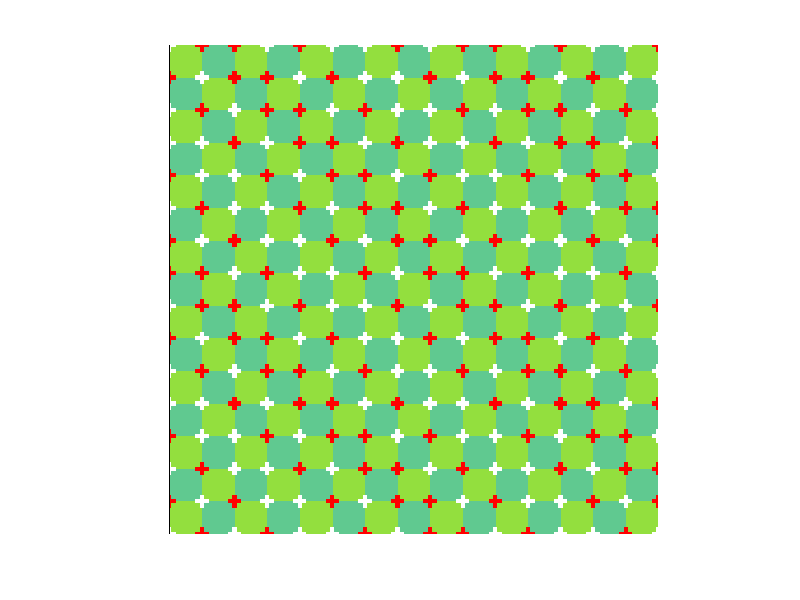

This figure's MATLAB source:
%% moving_squares_illusion.m
%% written on March 4, 2021
%% by Haley Seo and Shirley Dong
%% This script creates the moving squares illusion

% creating the background grid
dark_green = zeros(100,100,3);
dark_green(:,:,1) = 0.3765;
dark_green(:,:,2) = 0.7882;
dark_green(:,:,3) = 0.5647;
% dark green tile

lt_green = zeros(100,100,3);
lt_green(:,:,1) = 0.5765;
lt_green(:,:,2) = 0.8745;
lt_green(:,:,3) = 0.2431;
% light green tile

% colors
% 60c990 dark green rgb(96, 201, 144)
% 93DF3E light green rgb(147, 223, 62)
% 17x17 squares

% % create second row of grid
% second_row = [dark_green];
% for ii = 1:16
%     if mod(ii,2) == 0
%         second_row = [second_row dark_green];
%     else
%         second_row = [second_row lt_green];
%     end
% end
% % imshow(second_row)


% design pattern for first type of square (white top left and bot right,
% red bot left and top right)
square1 = [lt_green];
%square 1 corners
%top left box
square1(1:20,1:20,1) = 255;
square1(1:20,1:20,2) = 255;
square1(1:20,1:20,3) = 255;
%top right box
square1(1:20,80:end,1) = 255;
square1(1:20,80:end,2) = 0;
square1(1:20,80:end,3) = 0;
%bottom left box
square1(80:end, 1:20,1) = 255;
square1(80:end, 1:20,2) = 0;
square1(80:end, 1:20,3) = 0;
%bottom right box
square1(80:end, 80:end,1) = 255;
square1(80:end, 80:end,2) = 255;
square1(80:end, 80:end,3) = 255;
%flooding the center back to light green
square1(7:93, 7:93, 1) = 0.5765;
square1(7:93, 7:93, 2) = 0.8745;
square1(7:93, 7:93, 3) = 0.2431;
%imshow(square1)

% design pattern for second type of square (white bot left, 
% red top left, top right, bot right)
square2 = [dark_green];
%square 2 corners
%top left box
square2(1:20,1:20,1) = 255;
square2(1:20,1:20,2) = 0;
square2(1:20,1:20,3) = 0;
%top right box
square2(1:20,80:end,1) = 255;
square2(1:20,80:end,2) = 0;
square2(1:20,80:end,3) = 0;
%bottom left box
square2(80:end, 1:20,1) = 255;
square2(80:end, 1:20,2) = 255;
square2(80:end, 1:20,3) = 255;
%bottom right box
square2(80:end, 80:end,1) = 255;
square2(80:end, 80:end,2) = 0;
square2(80:end, 80:end,3) = 0;
%flooding the center back to dark green
square2(7:93, 7:93, 1) = 0.3765;
square2(7:93, 7:93, 2) = 0.7882;
square2(7:93, 7:93, 3) = 0.5647;
%imshow(square2)
        
% design pattern for third type of square (white top right,
% red top left, bot left, bot right)
square3 = [lt_green];
%square 3 corners
%top left box
square3(1:20,1:20,1) = 255;
square3(1:20,1:20,2) = 0;
square3(1:20,1:20,3) = 0;
%top right box
square3(1:20,80:end,1) = 255;
square3(1:20,80:end,2) = 255;
square3(1:20,80:end,3) = 255;
%bottom left box
square3(80:end, 1:20,1) = 255;
square3(80:end, 1:20,2) = 0;
square3(80:end, 1:20,3) = 0;
%bottom right box
square3(80:end, 80:end,1) = 255;
square3(80:end, 80:end,2) = 0;
square3(80:end, 80:end,3) = 0;
%flooding the center back to light green
square3(7:93, 7:93, 1) = 0.5765;
square3(7:93, 7:93, 2) = 0.8745;
square3(7:93, 7:93, 3) = 0.2431;
%imshow(square3)  

% design pattern for fourth type of square (white top left and bot right,
% red top right and bot left)
square4 = [dark_green];
%square 4 corners
%top left box
square4(1:20,1:20,1) = 255;
square4(1:20,1:20,2) = 255;
square4(1:20,1:20,3) = 255;
%top right box
square4(1:20,80:end,1) = 255;
square4(1:20,80:end,2) = 0;
square4(1:20,80:end,3) = 0;
%bottom left box
square4(80:end, 1:20,1) = 255;
square4(80:end, 1:20,2) = 0;
square4(80:end, 1:20,3) = 0;
%bottom right box
square4(80:end, 80:end,1) = 255;
square4(80:end, 80:end,2) = 255;
square4(80:end, 80:end,3) = 255;
%flooding the center back to dark green
square4(7:93, 7:93, 1) = 0.3765;
square4(7:93, 7:93, 2) = 0.7882;
square4(7:93, 7:93, 3) = 0.5647;
%imshow(square4)

% design pattern for fifth type of square (white top right and bot left,
% red top left and bot right)
square5 = [lt_green];
%square 5 corners
%top left box
square5(1:20,1:20,1) = 255;
square5(1:20,1:20,2) = 0;
square5(1:20,1:20,3) = 0;
%top right box
square5(1:20,80:end,1) = 255;
square5(1:20,80:end,2) = 255;
square5(1:20,80:end,3) = 255;
%bottom left box
square5(80:end, 1:20,1) = 255;
square5(80:end, 1:20,2) = 255;
square5(80:end, 1:20,3) = 255;
%bottom right box
square5(80:end, 80:end,1) = 255;
square5(80:end, 80:end,2) = 0;
square5(80:end, 80:end,3) = 0;
%flooding the center back to light green
square5(7:93, 7:93, 1) = 0.5765;
square5(7:93, 7:93, 2) = 0.8745;
square5(7:93, 7:93, 3) = 0.2431;
%imshow(square5) 

% design pattern for sixth type of square (red bot left, 
% white top left, top right, bot right)
square6 = [dark_green];
%square 6 corners
%top left box
square6(1:20,1:20,1) = 255;
square6(1:20,1:20,2) = 255;
square6(1:20,1:20,3) = 255;
%top right box
square6(1:20,80:end,1) = 255;
square6(1:20,80:end,2) = 255;
square6(1:20,80:end,3) = 255;
%bottom left box
square6(80:end, 1:20,1) = 255;
square6(80:end, 1:20,2) = 0;
square6(80:end, 1:20,3) = 0;
%bottom right box
square6(80:end, 80:end,1) = 255;
square6(80:end, 80:end,2) = 255;
square6(80:end, 80:end,3) = 255;
%flooding the center back to dark green
square6(7:93, 7:93, 1) = 0.3765;
square6(7:93, 7:93, 2) = 0.7882;
square6(7:93, 7:93, 3) = 0.5647;
%imshow(square6)

% design pattern for seventh type of square (red top right,
% white top left, bot left, bot right)
square7 = [lt_green];
%square 7 corners
%top left box
square7(1:20,1:20,1) = 255;
square7(1:20,1:20,2) = 255;
square7(1:20,1:20,3) = 255;
%top right box
square7(1:20,80:end,1) = 255;
square7(1:20,80:end,2) = 0;
square7(1:20,80:end,3) = 0;
%bottom left box
square7(80:end, 1:20,1) = 255;
square7(80:end, 1:20,2) = 255;
square7(80:end, 1:20,3) = 255;
%bottom right box
square7(80:end, 80:end,1) = 255;
square7(80:end, 80:end,2) = 255;
square7(80:end, 80:end,3) = 255;
%flooding the center back to light green
square7(7:93, 7:93, 1) = 0.5765;
square7(7:93, 7:93, 2) = 0.8745;
square7(7:93, 7:93, 3) = 0.2431;
%imshow(square7) 

% design pattern for eighth type of square (white top right and bot left, 
% red top left and bot right)
square8 = [dark_green];
%square 8 corners
%top left box
square8(1:20,1:20,1) = 255;
square8(1:20,1:20,2) = 0;
square8(1:20,1:20,3) = 0;
%top right box
square8(1:20,80:end,1) = 255;
square8(1:20,80:end,2) = 255;
square8(1:20,80:end,3) = 255;
%bottom left box
square8(80:end, 1:20,1) = 255;
square8(80:end, 1:20,2) = 255;
square8(80:end, 1:20,3) = 255;
%bottom right box
square8(80:end, 80:end,1) = 255;
square8(80:end, 80:end,2) = 0;
square8(80:end, 80:end,3) = 0;
%flooding the center back to dark green
square8(7:93, 7:93, 1) = 0.3765;
square8(7:93, 7:93, 2) = 0.7882;
square8(7:93, 7:93, 3) = 0.5647;
%imshow(square8)


% create grid with patterned squares
% count_grid = 1;
% total_rows = 15;
grids_per_row = 15;
% row_length = size(my_grid);

% create first row of grid
% first_row = [square1];
% for ii = 1:grids_per_row
%     if first_row(end) == [square1]
%         first_row = [first_row square2];
%     elseif first_row(end) == [square2]
%         first_row = [first_row square3];
%     elseif first_row(end) == [square3]
%         first_row = [first_row square4];
%     elseif first_row(end) == [square4]
%         first_row = [first_row square5];
%     elseif first_row(end) == [square5]
%         first_row = [first_row square6];
%     elseif first_row(end) == [square6]
%         first_row = [first_row square7];
%     elseif first_row(end) == [square7]
%         first_row = [first_row square8];
%     elseif first_row(end) == [square8]
%         first_row = [first_row square1];
%     end
% end
% imshow(first_row);

sampler = [square1 square2 square3 square4 square5 square6 square7 square8];
master_sampler = [sampler sampler sampler];
%row1
row = [];
for ii = 1:15
    if mod(ii,8) == 1
        row = [row; master_sampler(1:100, 1:1500, :)];
    elseif mod(ii,8) == 2
        row = [row; master_sampler(1:100, 701:2200, :)];
    elseif mod(ii,8) == 3
        row = [row; master_sampler(1:100, 601:2100, :)];
    elseif mod(ii,8) == 4
        row = [row; master_sampler(1:100, 501:2000, :)];
    elseif mod(ii,8) == 5
        row = [row; master_sampler(1:100, 401:1900, :)];
    elseif mod(ii,8) == 6
        row = [row; master_sampler(1:100, 301:1800, :)];
    elseif ii == 7
        row = [row; master_sampler(1:100, 201:1700, :)];
    elseif mod(ii,8) == 0
        row = [row; master_sampler(1:100, 101:1600, :)];
    elseif ii == 15
        row = [row; [square5 [master_sampler(1:100, 301:1700, :)]]];
    end
end
imshow(row);


    